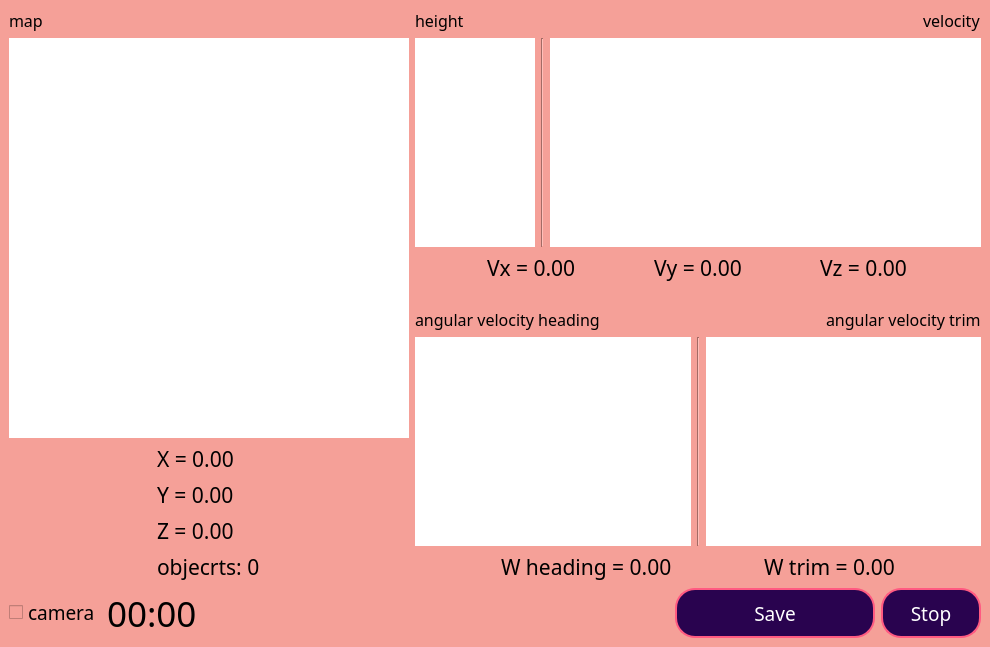
<?xml version="1.0" encoding="UTF-8"?>
<ui version="4.0">
 <class>MainWindow</class>
 <widget class="QMainWindow" name="MainWindow">
  <property name="geometry">
   <rect>
    <x>0</x>
    <y>0</y>
    <width>990</width>
    <height>645</height>
   </rect>
  </property>
  <property name="font">
   <font>
    <pointsize>10</pointsize>
   </font>
  </property>
  <property name="windowTitle">
   <string>MainWindow</string>
  </property>
  <property name="styleSheet">
   <string notr="true">background-color: rgb(245, 160, 152)</string>
  </property>
  <widget class="QWidget" name="centralwidget">
   <layout class="QVBoxLayout" name="verticalLayout_8">
    <item>
     <layout class="QHBoxLayout" name="horizontalLayout_12">
      <item>
       <layout class="QVBoxLayout" name="verticalLayout_4">
        <item>
         <widget class="QLabel" name="label_map">
          <property name="sizePolicy">
           <sizepolicy hsizetype="Maximum" vsizetype="Maximum">
            <horstretch>0</horstretch>
            <verstretch>0</verstretch>
           </sizepolicy>
          </property>
          <property name="font">
           <font>
            <family>Franklin Gothic Medium Cond</family>
            <pointsize>12</pointsize>
           </font>
          </property>
          <property name="text">
           <string>map</string>
          </property>
         </widget>
        </item>
        <item>
         <widget class="QWidget" name="holst" native="true">
          <property name="minimumSize">
           <size>
            <width>400</width>
            <height>400</height>
           </size>
          </property>
          <property name="styleSheet">
           <string notr="true">background-color: white;</string>
          </property>
         </widget>
        </item>
        <item>
         <layout class="QHBoxLayout" name="horizontalLayout_11">
          <item>
           <layout class="QVBoxLayout" name="verticalLayout_6">
            <item>
             <widget class="QLabel" name="pos_x">
              <property name="sizePolicy">
               <sizepolicy hsizetype="Fixed" vsizetype="Fixed">
                <horstretch>0</horstretch>
                <verstretch>0</verstretch>
               </sizepolicy>
              </property>
              <property name="font">
               <font>
                <family>Franklin Gothic Medium Cond</family>
                <pointsize>16</pointsize>
               </font>
              </property>
              <property name="text">
               <string>X = 0.00</string>
              </property>
             </widget>
            </item>
            <item>
             <widget class="QLabel" name="pos_y">
              <property name="sizePolicy">
               <sizepolicy hsizetype="Fixed" vsizetype="Fixed">
                <horstretch>0</horstretch>
                <verstretch>0</verstretch>
               </sizepolicy>
              </property>
              <property name="font">
               <font>
                <family>Franklin Gothic Medium Cond</family>
                <pointsize>16</pointsize>
               </font>
              </property>
              <property name="text">
               <string>Y = 0.00</string>
              </property>
             </widget>
            </item>
            <item>
             <widget class="QLabel" name="pos_z">
              <property name="sizePolicy">
               <sizepolicy hsizetype="Fixed" vsizetype="Fixed">
                <horstretch>0</horstretch>
                <verstretch>0</verstretch>
               </sizepolicy>
              </property>
              <property name="font">
               <font>
                <family>Franklin Gothic Medium Cond</family>
                <pointsize>16</pointsize>
               </font>
              </property>
              <property name="text">
               <string>Z = 0.00</string>
              </property>
             </widget>
            </item>
            <item>
             <widget class="QLabel" name="number_objects">
              <property name="sizePolicy">
               <sizepolicy hsizetype="Fixed" vsizetype="Fixed">
                <horstretch>0</horstretch>
                <verstretch>0</verstretch>
               </sizepolicy>
              </property>
              <property name="font">
               <font>
                <family>Franklin Gothic Medium Cond</family>
                <pointsize>16</pointsize>
               </font>
              </property>
              <property name="text">
               <string>objecrts: 0</string>
              </property>
             </widget>
            </item>
           </layout>
          </item>
         </layout>
        </item>
        <item>
         <spacer name="verticalSpacer_2">
          <property name="orientation">
           <enum>Qt::Vertical</enum>
          </property>
          <property name="sizeHint" stdset="0">
           <size>
            <width>20</width>
            <height>40</height>
           </size>
          </property>
         </spacer>
        </item>
       </layout>
      </item>
      <item>
       <layout class="QVBoxLayout" name="verticalLayout_3">
        <item>
         <layout class="QVBoxLayout" name="verticalLayout">
          <item>
           <layout class="QHBoxLayout" name="horizontalLayout_3">
            <item>
             <widget class="QLabel" name="label_vectorVelocity">
              <property name="sizePolicy">
               <sizepolicy hsizetype="Maximum" vsizetype="Maximum">
                <horstretch>0</horstretch>
                <verstretch>0</verstretch>
               </sizepolicy>
              </property>
              <property name="font">
               <font>
                <family>Franklin Gothic Medium Cond</family>
                <pointsize>12</pointsize>
               </font>
              </property>
              <property name="text">
               <string>height</string>
              </property>
             </widget>
            </item>
            <item>
             <spacer name="horizontalSpacer">
              <property name="orientation">
               <enum>Qt::Horizontal</enum>
              </property>
              <property name="sizeHint" stdset="0">
               <size>
                <width>40</width>
                <height>20</height>
               </size>
              </property>
             </spacer>
            </item>
            <item>
             <widget class="QLabel" name="label_velocity">
              <property name="sizePolicy">
               <sizepolicy hsizetype="Maximum" vsizetype="Maximum">
                <horstretch>0</horstretch>
                <verstretch>0</verstretch>
               </sizepolicy>
              </property>
              <property name="font">
               <font>
                <family>Franklin Gothic Medium Cond</family>
                <pointsize>12</pointsize>
               </font>
              </property>
              <property name="text">
               <string>velocity</string>
              </property>
             </widget>
            </item>
           </layout>
          </item>
          <item>
           <layout class="QHBoxLayout" name="horizontalLayout_2">
            <item>
             <widget class="PlotWidget" name="g_hight" native="true">
              <property name="sizePolicy">
               <sizepolicy hsizetype="Fixed" vsizetype="Expanding">
                <horstretch>0</horstretch>
                <verstretch>0</verstretch>
               </sizepolicy>
              </property>
              <property name="minimumSize">
               <size>
                <width>120</width>
                <height>130</height>
               </size>
              </property>
              <property name="styleSheet">
               <string notr="true">background-color: white;</string>
              </property>
             </widget>
            </item>
            <item>
             <widget class="Line" name="line">
              <property name="orientation">
               <enum>Qt::Vertical</enum>
              </property>
             </widget>
            </item>
            <item>
             <widget class="PlotWidget" name="g_linearVelocity" native="true">
              <property name="sizePolicy">
               <sizepolicy hsizetype="Preferred" vsizetype="Expanding">
                <horstretch>0</horstretch>
                <verstretch>0</verstretch>
               </sizepolicy>
              </property>
              <property name="styleSheet">
               <string notr="true">background-color: white;</string>
              </property>
             </widget>
            </item>
           </layout>
          </item>
          <item>
           <layout class="QHBoxLayout" name="horizontalLayout">
            <item>
             <widget class="QLabel" name="linearVelocity_x">
              <property name="sizePolicy">
               <sizepolicy hsizetype="Maximum" vsizetype="Maximum">
                <horstretch>0</horstretch>
                <verstretch>0</verstretch>
               </sizepolicy>
              </property>
              <property name="font">
               <font>
                <family>Franklin Gothic Medium Cond</family>
                <pointsize>16</pointsize>
               </font>
              </property>
              <property name="text">
               <string>Vx = 0.00</string>
              </property>
             </widget>
            </item>
            <item>
             <widget class="QLabel" name="linearVelocity_y">
              <property name="sizePolicy">
               <sizepolicy hsizetype="Maximum" vsizetype="Maximum">
                <horstretch>0</horstretch>
                <verstretch>0</verstretch>
               </sizepolicy>
              </property>
              <property name="font">
               <font>
                <family>Franklin Gothic Medium Cond</family>
                <pointsize>16</pointsize>
               </font>
              </property>
              <property name="text">
               <string>Vy = 0.00</string>
              </property>
             </widget>
            </item>
            <item>
             <widget class="QLabel" name="linearVelocity_z">
              <property name="sizePolicy">
               <sizepolicy hsizetype="Maximum" vsizetype="Maximum">
                <horstretch>0</horstretch>
                <verstretch>0</verstretch>
               </sizepolicy>
              </property>
              <property name="font">
               <font>
                <family>Franklin Gothic Medium Cond</family>
                <pointsize>16</pointsize>
               </font>
              </property>
              <property name="text">
               <string>Vz = 0.00</string>
              </property>
             </widget>
            </item>
           </layout>
          </item>
         </layout>
        </item>
        <item>
         <spacer name="verticalSpacer">
          <property name="orientation">
           <enum>Qt::Vertical</enum>
          </property>
          <property name="sizeType">
           <enum>QSizePolicy::Fixed</enum>
          </property>
          <property name="sizeHint" stdset="0">
           <size>
            <width>20</width>
            <height>19</height>
           </size>
          </property>
         </spacer>
        </item>
        <item>
         <layout class="QVBoxLayout" name="verticalLayout_2">
          <item>
           <layout class="QHBoxLayout" name="horizontalLayout_5">
            <item>
             <widget class="QLabel" name="lable_angulaVelocity_y">
              <property name="sizePolicy">
               <sizepolicy hsizetype="Maximum" vsizetype="Maximum">
                <horstretch>0</horstretch>
                <verstretch>0</verstretch>
               </sizepolicy>
              </property>
              <property name="font">
               <font>
                <family>Franklin Gothic Medium Cond</family>
                <pointsize>12</pointsize>
               </font>
              </property>
              <property name="text">
               <string>angular velocity heading</string>
              </property>
             </widget>
            </item>
            <item>
             <spacer name="horizontalSpacer_2">
              <property name="orientation">
               <enum>Qt::Horizontal</enum>
              </property>
              <property name="sizeHint" stdset="0">
               <size>
                <width>40</width>
                <height>20</height>
               </size>
              </property>
             </spacer>
            </item>
            <item>
             <widget class="QLabel" name="lable_angularVelocity_z">
              <property name="sizePolicy">
               <sizepolicy hsizetype="Maximum" vsizetype="Maximum">
                <horstretch>0</horstretch>
                <verstretch>0</verstretch>
               </sizepolicy>
              </property>
              <property name="font">
               <font>
                <family>Franklin Gothic Medium Cond</family>
                <pointsize>12</pointsize>
               </font>
              </property>
              <property name="text">
               <string>angular velocity trim</string>
              </property>
             </widget>
            </item>
           </layout>
          </item>
          <item>
           <layout class="QHBoxLayout" name="horizontalLayout_6">
            <item>
             <widget class="PlotWidget" name="g_angularVelocity_heading" native="true">
              <property name="sizePolicy">
               <sizepolicy hsizetype="Preferred" vsizetype="Expanding">
                <horstretch>0</horstretch>
                <verstretch>0</verstretch>
               </sizepolicy>
              </property>
              <property name="minimumSize">
               <size>
                <width>120</width>
                <height>130</height>
               </size>
              </property>
              <property name="styleSheet">
               <string notr="true">background-color: white;</string>
              </property>
             </widget>
            </item>
            <item>
             <widget class="Line" name="line_2">
              <property name="orientation">
               <enum>Qt::Vertical</enum>
              </property>
             </widget>
            </item>
            <item>
             <widget class="PlotWidget" name="g_angular_velocity_trim" native="true">
              <property name="sizePolicy">
               <sizepolicy hsizetype="Preferred" vsizetype="Expanding">
                <horstretch>0</horstretch>
                <verstretch>0</verstretch>
               </sizepolicy>
              </property>
              <property name="minimumSize">
               <size>
                <width>120</width>
                <height>130</height>
               </size>
              </property>
              <property name="styleSheet">
               <string notr="true">background-color: white;</string>
              </property>
             </widget>
            </item>
           </layout>
          </item>
          <item>
           <layout class="QHBoxLayout" name="horizontalLayout_7">
            <item>
             <widget class="QLabel" name="angularWelocity_y">
              <property name="sizePolicy">
               <sizepolicy hsizetype="Fixed" vsizetype="Fixed">
                <horstretch>0</horstretch>
                <verstretch>0</verstretch>
               </sizepolicy>
              </property>
              <property name="font">
               <font>
                <family>Franklin Gothic Medium Cond</family>
                <pointsize>16</pointsize>
               </font>
              </property>
              <property name="text">
               <string>W heading = 0.00</string>
              </property>
             </widget>
            </item>
            <item>
             <widget class="QLabel" name="angularWelocity_z">
              <property name="sizePolicy">
               <sizepolicy hsizetype="Fixed" vsizetype="Fixed">
                <horstretch>0</horstretch>
                <verstretch>0</verstretch>
               </sizepolicy>
              </property>
              <property name="font">
               <font>
                <family>Franklin Gothic Medium Cond</family>
                <pointsize>16</pointsize>
               </font>
              </property>
              <property name="text">
               <string>W trim = 0.00</string>
              </property>
             </widget>
            </item>
           </layout>
          </item>
         </layout>
        </item>
       </layout>
      </item>
     </layout>
    </item>
    <item>
     <layout class="QHBoxLayout" name="horizontalLayout_8">
      <item>
       <layout class="QVBoxLayout" name="verticalLayout_5">
        <item>
         <widget class="QCheckBox" name="cb_camera">
          <property name="sizePolicy">
           <sizepolicy hsizetype="Maximum" vsizetype="Fixed">
            <horstretch>0</horstretch>
            <verstretch>0</verstretch>
           </sizepolicy>
          </property>
          <property name="font">
           <font>
            <family>Franklin Gothic Medium Cond</family>
            <pointsize>14</pointsize>
           </font>
          </property>
          <property name="text">
           <string>camera</string>
          </property>
          <property name="iconSize">
           <size>
            <width>40</width>
            <height>40</height>
           </size>
          </property>
          <property name="checkable">
           <bool>true</bool>
          </property>
          <property name="tristate">
           <bool>false</bool>
          </property>
         </widget>
        </item>
       </layout>
      </item>
      <item>
       <widget class="QLabel" name="timer">
        <property name="font">
         <font>
          <family>Franklin Gothic Medium Cond</family>
          <pointsize>26</pointsize>
         </font>
        </property>
        <property name="text">
         <string>00:00</string>
        </property>
       </widget>
      </item>
      <item>
       <spacer name="horizontalSpacer_4">
        <property name="orientation">
         <enum>Qt::Horizontal</enum>
        </property>
        <property name="sizeHint" stdset="0">
         <size>
          <width>40</width>
          <height>20</height>
         </size>
        </property>
       </spacer>
      </item>
      <item>
       <widget class="QPushButton" name="bt_save">
        <property name="minimumSize">
         <size>
          <width>200</width>
          <height>50</height>
         </size>
        </property>
        <property name="font">
         <font>
          <family>Franklin Gothic Medium Cond</family>
          <pointsize>14</pointsize>
          <italic>false</italic>
         </font>
        </property>
        <property name="styleSheet">
         <string notr="true">QPushButton {
	background-color:rgb(41, 3, 79);
	border: 2px solid rgb(255, 90, 129);
	border-radius: 20px;
	color: white;
}
QPushButton:pressed{
	background-color:rgb(22, 1, 43);
}</string>
        </property>
        <property name="text">
         <string>Save</string>
        </property>
       </widget>
      </item>
      <item>
       <widget class="QPushButton" name="bt_stop">
        <property name="sizePolicy">
         <sizepolicy hsizetype="Fixed" vsizetype="Fixed">
          <horstretch>100</horstretch>
          <verstretch>50</verstretch>
         </sizepolicy>
        </property>
        <property name="minimumSize">
         <size>
          <width>100</width>
          <height>50</height>
         </size>
        </property>
        <property name="font">
         <font>
          <family>Franklin Gothic Medium Cond</family>
          <pointsize>14</pointsize>
         </font>
        </property>
        <property name="styleSheet">
         <string notr="true">QPushButton {
	background-color:rgb(41, 3, 79);
	border: 2px solid rgb(255, 90, 129);
	border-radius: 20px;
	color: white;
}
QPushButton:pressed{
	background-color:rgb(22, 1, 43);
}</string>
        </property>
        <property name="text">
         <string>Stop</string>
        </property>
        <property name="checkable">
         <bool>false</bool>
        </property>
        <property name="autoRepeat">
         <bool>false</bool>
        </property>
        <property name="autoExclusive">
         <bool>false</bool>
        </property>
       </widget>
      </item>
     </layout>
    </item>
   </layout>
  </widget>
 </widget>
 <customwidgets>
  <customwidget>
   <class>PlotWidget</class>
   <extends>QWidget</extends>
   <header>pyqtgraph</header>
   <container>1</container>
  </customwidget>
 </customwidgets>
 <resources/>
 <connections/>
</ui>
